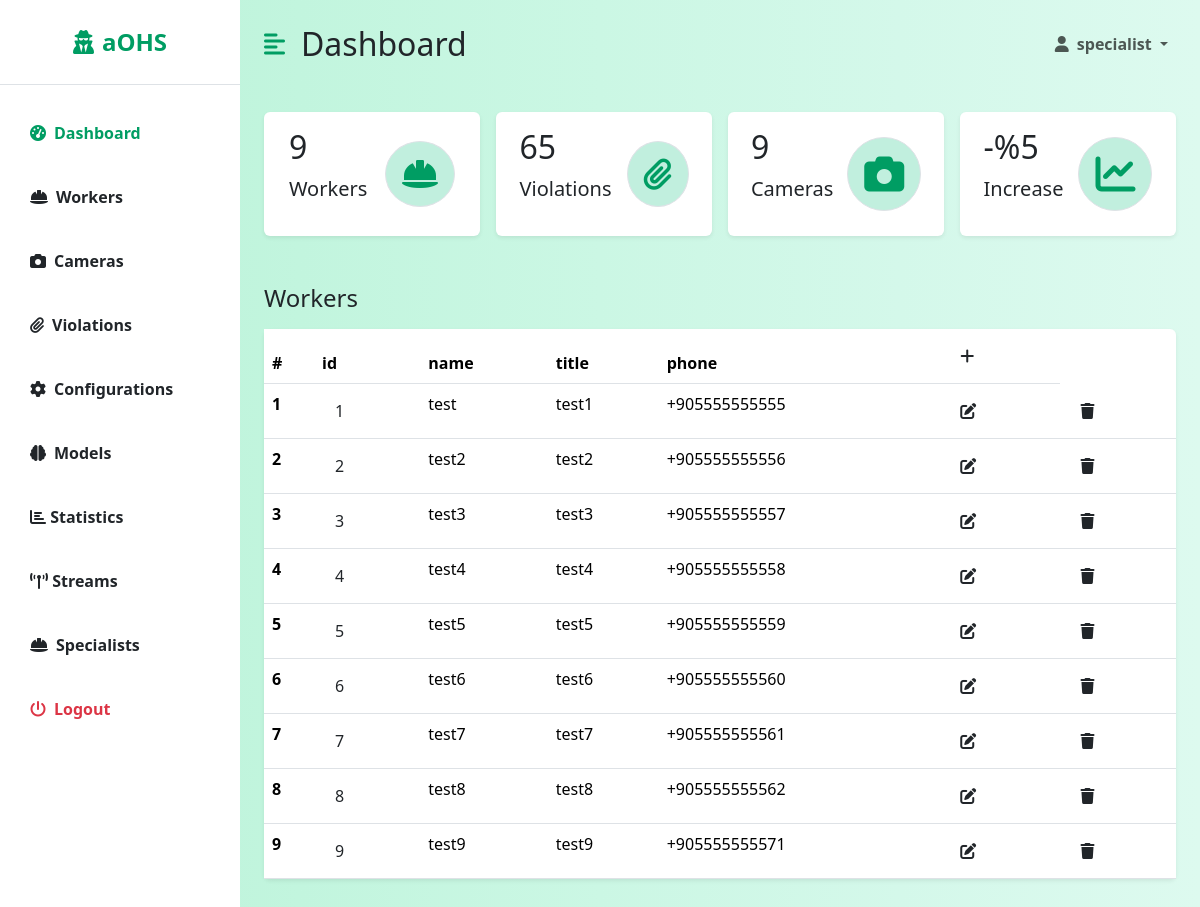
/dashboard/workers/ (signed in), run on the app's committed database.
### backend/models.py (models this page shows, shortened)
class Worker(models.Model):
    phone_regex = RegexValidator(regex=r'^\+905[0-9]{9}$',
                                 message="Phone number should be in '+905555555555' format")
    id = models.AutoField(primary_key=True)
    name = models.CharField(max_length=100, null=False)
    title = models.CharField(max_length=100, null=False)
    phone = models.CharField(validators=[phone_regex], max_length=17, unique=True, null=False)
    active = models.BooleanField(default=True, null=False)
    created = models.DateTimeField(auto_now_add=True)
    modified = models.DateTimeField(auto_now=True)

### dashboard/views/worker_views.py (the view)
# urls.py: path('workers/', WorkerView.as_view()),
class WorkerView(LoginRequiredMixin, View, GetCountsMixin):
    login_url = '/login/'
    redirect_field_name = 'redirect_to'
    def get(self, request):
        headers = ['id', 'name', 'title', 'phone']
        workers = Worker.objects.filter(active=True)
        return render(request, 'dashboard/listWorker.html',
                      {'headers': headers, 'data': workers, 'counts': super().get_counts()})

### dashboard/views/mixins.py (called while the page is built)
    def get_counts(self):
        counts = {
            'workers': Worker.objects.filter(active=True).count(),
            'violations': Violation.objects.filter(valid=True).count(),
            'cameras': Camera.objects.count(),
        }
        return counts

### dashboard/templates/dashboard/listWorker.html
{% extends 'dashboard/dashboard.html' %}
{% block table %}
    <h3 class="fs-4 mb-3">Workers</h3>
    <table class="table bg-white rounded shadow-sm  table-hover">
        <thead>
        <tr>
            <th scope="col" width="50">#</th>
            {% for header in headers %}
                <th scope="col">{{ header }}</th>
            {% endfor %}
            <th><a class="btn" href="/dashboard/workers/add/"><i class="fa fa-plus"></i></a></th>
        </tr>
        </thead>
        <tbody>
        {% for datum in data %}
            <tr>
                <th scope="row">{{ forloop.counter }}</th>
                <td><a class="btn" href="/dashboard/violations/worker/{{ datum.id }}">{{ datum.id }}</a></td>
                <td>{{ datum.name }}</td>
                <td>{{ datum.title }}</td>
                <td>{{ datum.phone }} </td>
                <th><a class="btn" href="/dashboard/workers/edit/{{ datum.id }}/"><i class="fa fa-edit"></i></a></th>
                <th><a class="btn" href="/dashboard/workers/delete/{{ datum.id }}/"><i class="fa fa-trash"></i></a></th>
            </tr>
        {% endfor %}
        </tbody>
    </table>
{% endblock %}

### dashboard/templates/dashboard/dashboard.html (shortened to what this page needs)
{% extends 'base.html' %}
{% block dashboard %}
    <div class="d-flex" id="wrapper">
        <div class="bg-white" id="sidebar-wrapper">
            <div class="sidebar-heading text-center py-4 primary-text fs-4 fw-bold  border-bottom"><i
                    class="fas fa-user-secret me-2"></i>aOHS</div>
            <div class="list-group list-group-flush my-3">
                <a href="/dashboard/" class="list-group-item list-group-item-action bg-transparent second-text active"><i
                        class="fas fa-tachometer-alt me-2"></i>Dashboard</a>
                <a href="/dashboard/workers/" class="list-group-item list-group-item-action bg-transparent second-text fw-bold"><i
                        class="fas fa-hard-hat me-2"></i>Workers</a>
                <a href="/dashboard/cameras/" class="list-group-item list-group-item-action bg-transparent second-text fw-bold"><i
                        class="fas fa-camera me-2"></i>Cameras</a>
                <a href="/dashboard/violations/" class="list-group-item list-group-item-action bg-transparent second-text fw-bold"><i
                        class="fas fa-paperclip me-2"></i>Violations</a>
                <a href="/dashboard/configurations/" class="list-group-item list-group-item-action bg-transparent second-text fw-bold"><i
                        class="fas fa-cog me-2"></i>Configurations</a>
                <a href="/dashboard/models/" class="list-group-item list-group-item-action bg-transparent second-text fw-bold"><i
                        class="fas fa-brain me-2"></i>Models</a>
                <a href="/dashboard/statistics/" class="list-group-item list-group-item-action bg-transparent second-text fw-bold"><i
                        class="fa fa-bar-chart"></i> Statistics</a>
                <a href="/dashboard/streams/" class="list-group-item list-group-item-action bg-transparent second-text fw-bold"><i
                        class="fa fa-broadcast-tower fa-flip"></i> Streams</a>
                <a href="/dashboard/specialists/" class="list-group-item list-group-item-action bg-transparent second-text fw-bold"><i
                        class="fas fa-hard-hat me-2"></i>Specialists</a>
                <a href="/logout" class="list-group-item list-group-item-action bg-transparent text-danger fw-bold"><i
                        class="fas fa-power-off me-2"></i>Logout</a>
            </div>
        </div>
        <div id="page-content-wrapper">
            <nav class="navbar navbar-expand-lg navbar-light bg-transparent py-4 px-4">
                <div class="d-flex align-items-center">
                    <i class="fas fa-align-left primary-text fs-4 me-3" id="menu-toggle"></i>
                    <h2 class="fs-2 m-0">Dashboard</h2>
                </div>
                <div class="collapse navbar-collapse" id="navbarSupportedContent">
                    <ul class="navbar-nav ms-auto mb-2 mb-lg-0">
                        <li class="nav-item dropdown">
                            <a class="nav-link dropdown-toggle second-text fw-bold" href="#" id="navbarDropdown"
                                role="button" data-bs-toggle="dropdown" aria-expanded="false">
                                <i class="fas fa-user me-2"></i>{{ user.username }}
                            </a>
                        </li>
                    </ul>
                </div>
            </nav>
            <div class="container-fluid px-4">
                <div class="row g-3 my-2">
                    <div class="col-md-3">
                        <div class="p-3 bg-white shadow-sm d-flex justify-content-around align-items-center rounded">
                            <div>
                                <h3 class="fs-2">{{ counts.workers }}</h3>
                                <p class="fs-5">Workers</p>
                            </div>
                            <i class="fas fa-hard-hat fs-2 primary-text border rounded-full secondary-bg p-3"></i>
                        </div>
                    </div>
                    <div class="col-md-3">
                        <div class="p-3 bg-white shadow-sm d-flex justify-content-around align-items-center rounded">
                            <div>
                                <h3 class="fs-2">{{ counts.violations }}</h3>
                                <p class="fs-5">Violations</p>
                            </div>
                            <i
                                class="fas fa-paperclip fs-2 primary-text border rounded-full secondary-bg p-3"></i>
                        </div>
                    </div>
                    <div class="col-md-3">
                        <div class="p-3 bg-white shadow-sm d-flex justify-content-around align-items-center rounded">
                            <div>
                                <h3 class="fs-2">{{ counts.cameras }}</h3>
                                <p class="fs-5">Cameras</p>
                            </div>
                            <i class="fas fa-camera  fs-1 primary-text border rounded-full secondary-bg p-3"></i>
                        </div>
                    </div>
                    <div class="col-md-3">
                        <div class="p-3 bg-white shadow-sm d-flex justify-content-around align-items-center rounded">
                            <div>
                                <h3 class="fs-2">-%5</h3>
                                <p class="fs-5">Increase</p>
                            </div>
                            <i class="fas fa-chart-line fs-1 primary-text border rounded-full secondary-bg p-3"></i>
                        </div>
                    </div>
                </div>
                <div class="row my-5">
                    <div class="col">
                        {% block table %}
                        {% endblock %}
                    </div>
                </div>
            </div>
        </div>
    </div>
{% endblock %}

### templates/base.html (style rules this page uses)
:root { --main-bg-color: #009d63; --main-text-color: #009d63; --second-text-color: #bbbec5; --second-bg-color: #c1efde; }
.primary-text { color: var(--main-text-color); }
.secondary-bg { background-color: var(--second-bg-color); }
.rounded-full { border-radius: 100%; }
#wrapper { overflow-x: hidden; background-image: linear-gradient( to right, #baf3d7, #c2f5de, #cbf7e4, #d4f8ea, #ddfaef ); }
#sidebar-wrapper { min-height: 100vh; margin-left: -15rem; transition: margin 0.25s ease-out; }
#sidebar-wrapper .sidebar-heading { padding: 0.875rem 1.25rem; font-size: 1.2rem; }
#sidebar-wrapper .list-group { width: 15rem; }
#page-content-wrapper { min-width: 100vw; }
#menu-toggle { cursor: pointer; }
.list-group-item { border: none; padding: 20px 30px; }
.list-group-item.active { background-color: transparent; color: var(--main-text-color); font-weight: bold; border: none; }
@media (min-width: 768px) { #sidebar-wrapper { margin-left: 0; } }
@media (min-width: 768px) { #page-content-wrapper { min-width: 0; width: 100%; } }

### data on the page
Worker: id "1", name "test", title "test1", phone "+905555555555"
Worker: id "2", name "test2", title "test2", phone "+905555555556"
Worker: id "3", name "test3", title "test3", phone "+905555555557"
Worker: id "4", name "test4", title "test4", phone "+905555555558"
Worker: id "5", name "test5", title "test5", phone "+905555555559"
Worker: id "6", name "test6", title "test6", phone "+905555555560"
Worker: id "7", name "test7", title "test7", phone "+905555555561"
Worker: id "8", name "test8", title "test8", phone "+905555555562"
Worker: id "9", name "test9", title "test9", phone "+905555555571"

### other printed values
{{ user.username }} "specialist"
{{ counts.workers }} "9"
{{ counts.violations }} "65"
{{ counts.cameras }} "9"
{{ header }} "id" "name" "title" "phone"
